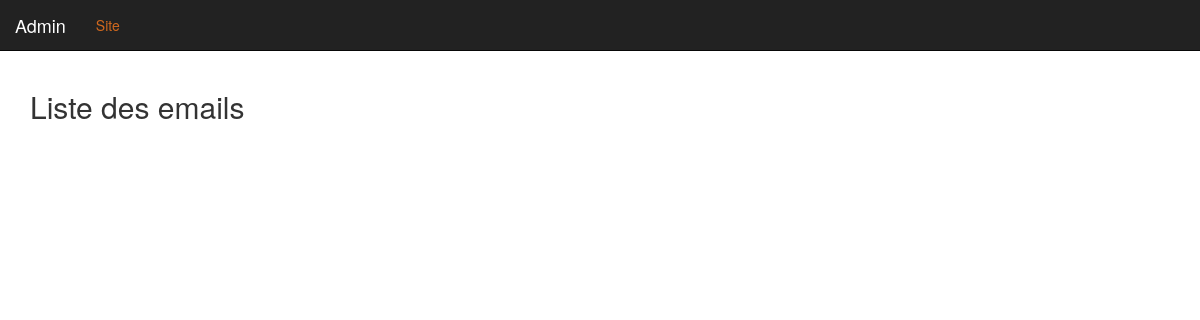
The page /admin/list_email.php on the database as committed earlier.
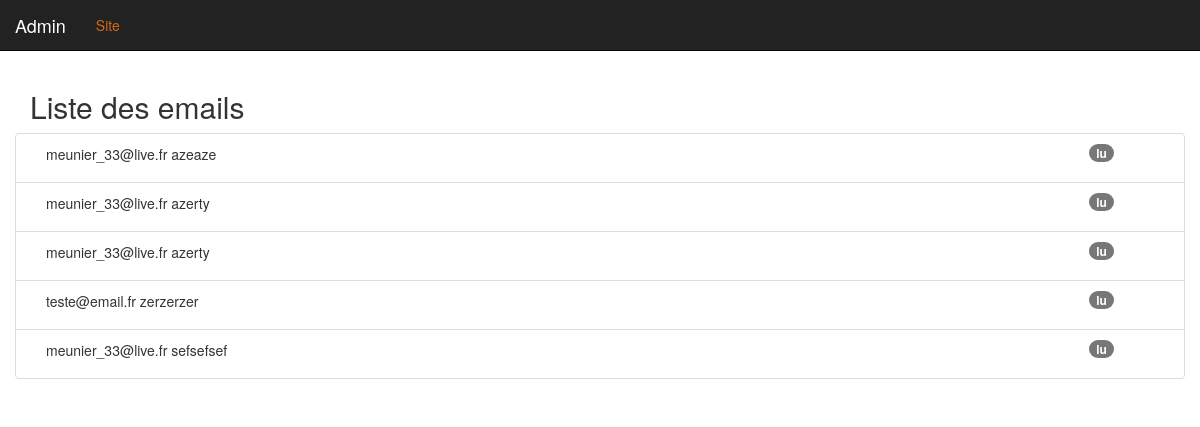
The same page on the database as committed later.
### tables this page shows
CREATE TABLE `email` (
  `id` int(11) NOT NULL,
  `email` varchar(255) NOT NULL,
  `objet` varchar(255) NOT NULL,
  `content` text NOT NULL,
  `is_read` tinyint(1) NOT NULL
);

### admin/list_email.php (the view, shortened to what this page needs)
<?php
	require_once '../inc/connect.php';
	function get_email(){
		global $bdd;
		$result = [];
		$result['errors'] = [];
		$result['email'] = null;
		$res = $bdd->prepare('SELECT * FROM email');
		if($res->execute()){
			$result['email'] = $res->fetchall(PDO::FETCH_ASSOC);
		}
		else{
			$result['errors'] = $res->errorInfo();
		}
		return $result;
	}
	$get_email = get_email();
	if(empty($get_email['error'])){
		$email = $get_email['email'];
	}
include_once 'inc/header.php';
?>
<h2>Liste des emails</h2>
<ul class="list-group">
	<?php if(isset($email) && !empty($email)): ?>
		<?php foreach($email as $value): ?>
			<li class="list-group-item row">
				<div class="col-sm-11">
					<?=$value['email']?>
					<?=$value['objet']?>
				</div>
				<?php if($value['is_read'] == 1) :  ?>
					<div class="col-sm-1">
						<p class="badge">lu</p>
					</div>
				<?php endif; ?>
			</li>
		<?php endforeach; ?>
	<?php endif; ?>
</ul>
<?php include_once 'inc/footer.php'; ?>

### admin/inc/header.php (shortened to what this page needs)
<!DOCTYPE html>
<html>
<head>
	<link rel="stylesheet" href="https://maxcdn.bootstrapcdn.com/bootstrap/3.3.6/css/bootstrap.min.css">
  <link type="text/css" href="../../css/style.css" rel="stylesheet">
</head>
<body class="bodyStyle">
<nav class="navbar navbar-inverse navbar-fixed-top">
  <div class="container-fluid">
    <div class="navbar-header">
      <a class="navbar-brand" href="index.php">Admin</a>
    </div>
    <div class="collapse navbar-collapse" id="myNavbar">
    <ul class="nav navbar-nav">
        <li><a href="../index.php">Site</a></li>
    </ul>
    </div>
  </div>
</nav>
	<main class="container">

### admin/inc/footer.php (shortened to what this page needs)
</main>
</body>
</html>

### css/style.css (style rules this page uses)
.bodyStyle { background: url("https://wallpaperscraft.com/image/restaurant_table_interior_modern_style_39288_1920x1080.jpg") no-repeat fixed; }
.navbar-inverse .navbar-nav>li>a { color: chocolate; }
ul>li>a { color:chocolate; }

### admin/inc/header.php (style rules this page uses)
body { padding-top: 70px; }

Rows that differ between the two databases and show on the page:
added email: email "meunier_33@live.fr", objet "azeaze", is_read "lu"
added email: email "meunier_33@live.fr", objet "azerty", is_read "lu"
added email: email "meunier_33@live.fr", objet "azerty", is_read "lu"
added email: email "teste@email.fr", objet "zerzerzer", is_read "lu"
added email: email "meunier_33@live.fr", objet "sefsefsef", is_read "lu"
